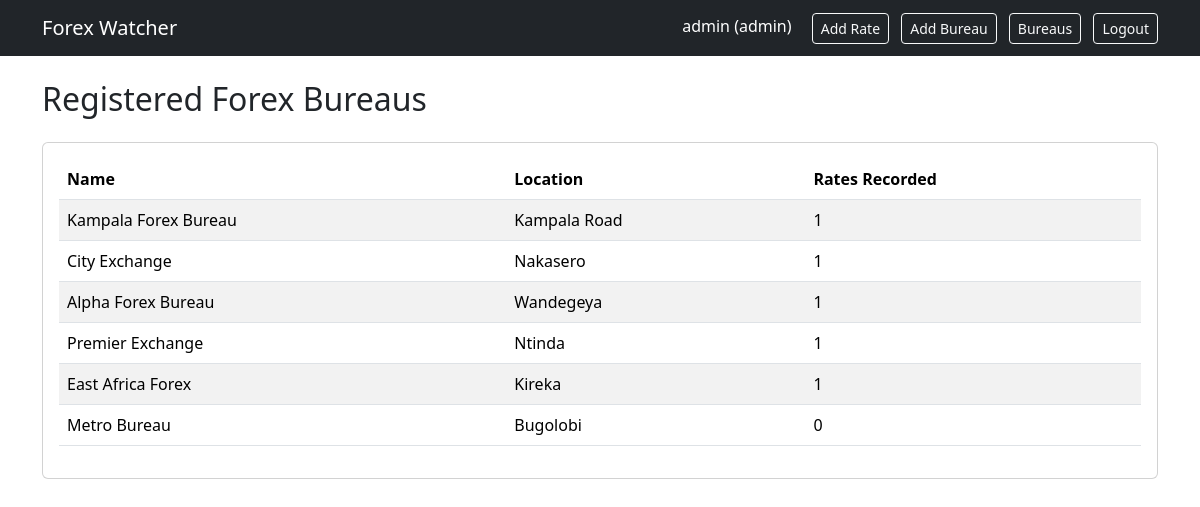
Screenshot of /bureaus (signed in) with the database file from the repository.
### models.py (models this page shows)
class User(UserMixin, db.Model):
    id = db.Column(db.Integer, primary_key=True)
    username = db.Column(
        db.String(80),
        unique=True,
        nullable=False
    )
    password = db.Column(
        db.String(200),
        nullable=False
    )
    role = db.Column(
        db.String(20),
        nullable=False,
        default="viewer"
    )

class Bureau(db.Model):
    id = db.Column(db.Integer, primary_key=True)
    name = db.Column(db.String(100), nullable=False)
    location = db.Column(db.String(100), nullable=False)
    rates = db.relationship(
        "ExchangeRate",
        backref="bureau",
        lazy=True
    )

### app.py (the view)
@app.route("/bureaus")
@login_required
def bureaus():
    all_bureaus = Bureau.query.all()
    return render_template(
        "bureaus.html",
        bureaus=all_bureaus
    )

### app.py (called while the page is built)
@login_manager.user_loader
def load_user(user_id):
    return User.query.get(int(user_id))

### templates/bureaus.html (shortened to what this page needs)
{% extends "base.html" %}
{% block content %}
<h2 class="mb-4">
    Registered Forex Bureaus
</h2>
<div class="card">
    <div class="card-body">
        <table class="table table-striped">
            <thead>
                <tr>
                    <th>Name</th>
                    <th>Location</th>
                    <th>Rates Recorded</th>
                </tr>
            </thead>
            <tbody>
            {% for bureau in bureaus %}
                <tr>
                    <td>{{ bureau.name }}</td>
                    <td>{{ bureau.location }}</td>
                    <td>{{ bureau.rates|length }}</td>
                </tr>
            {% endfor %}
            </tbody>
        </table>
    </div>
</div>
{% endblock %}

### templates/base.html (shortened to what this page needs)
<!DOCTYPE html>
<html lang="en">
<head>
    <link href="https://cdn.jsdelivr.net/npm/bootstrap@5.3.7/dist/css/bootstrap.min.css" rel="stylesheet">
</head>
<body>
<nav class="navbar navbar-expand-lg navbar-dark bg-dark">
    <div class="container">
        <a class="navbar-brand" href="/">
            Forex Watcher
        </a>
        <div class="ms-auto">
            {% if current_user.is_authenticated %}
                <span class="text-white me-3">
                    {{ current_user.username }}
                    ({{ current_user.role }})
                </span>
            {% if current_user.is_authenticated and current_user.role in ["admin", "analyst"] %}
                <a href="/add-rate"
                    class="btn btn-outline-light btn-sm me-2">
                    Add Rate
                </a>
            {% endif %}
            {% if current_user.is_authenticated and current_user.role == "admin" %}
                <a href="/add-bureau"
                    class="btn btn-outline-light btn-sm me-2">
                    Add Bureau
                </a>
                <a href="/bureaus"
                    class="btn btn-outline-light btn-sm me-2">
                    Bureaus
                </a>
            {% endif %}
                <a href="/logout" class="btn btn-outline-light btn-sm">
                    Logout
                </a>
            {% endif %}
        </div>
    </div>
</nav>
<div class="container mt-4">
    {% block content %}
    {% endblock %}
</div>
</body>
</html>

### rows the page displays
User: username "admin", role "admin"
Bureau: name "Kampala Forex Bureau", location "Kampala Road", rates|length "1"
Bureau: name "City Exchange", location "Nakasero", rates|length "1"
Bureau: name "Alpha Forex Bureau", location "Wandegeya", rates|length "1"
Bureau: name "Premier Exchange", location "Ntinda", rates|length "1"
Bureau: name "East Africa Forex", location "Kireka", rates|length "1"
Bureau: name "Metro Bureau", location "Bugolobi", rates|length "0"
